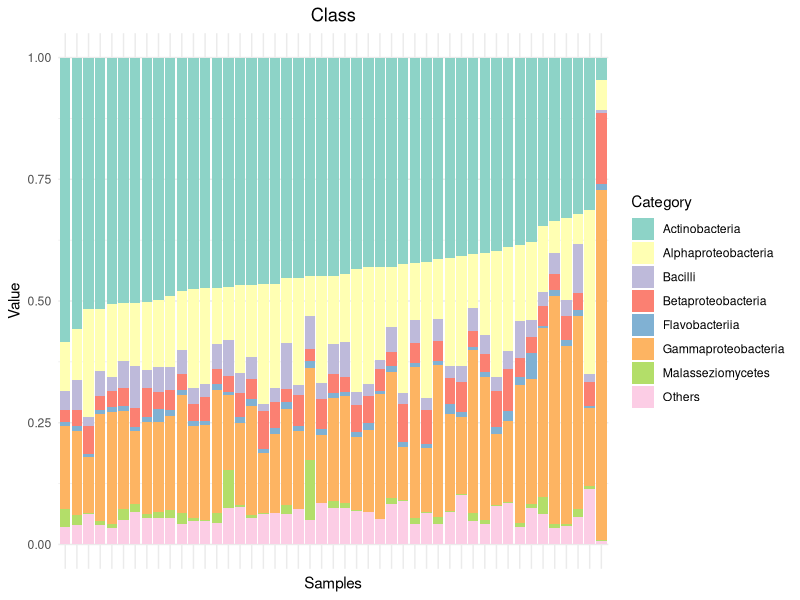

This figure's R source:
## ---- chunk 1
library(tidyverse)
library(ggplot2)
library(dplyr)
library(tidyr)
## ---- chunk 2

plot_maker_with_order = function (df, title, cat){
      # Pivot the data
      df_long <- pivot_longer(df, cols = -Samples, names_to = "Category", values_to = "Value")
      
      # Calculate the sum of "Proteobacteria" values for each sample
      sample_c <- df_long %>%
        filter(Category == cat) %>%
        group_by(Samples) %>%
        summarize(total_c = sum(Value))
      
      # Sort the samples based on their total "Proteobacteria" values in descending order
      sample_order <- sample_c %>%
        arrange(desc(total_c)) %>%
        pull(Samples)
      
      # Reorder the Samples factor in the df_long dataframe
      df_long$Samples <- factor(df_long$Samples, levels = sample_order)
      
      # Create the stacked bar plot
      pl = ggplot(df_long, aes(x = Samples, y = Value, fill = Category)) +
        geom_bar(stat = "identity") +
        scale_fill_brewer(palette = "Set3") +
        labs(x = "Samples", y = "Value", title = title) +
        theme_minimal() +
        theme(axis.text.x = element_blank(),
              axis.ticks.x = element_blank(),
              plot.title = element_text(hjust = 0.5))  # Centered title
      return (pl)
      
}

## ---- chunk 3
chennai <- read_csv("../results/relative_abundance/class_with_metadata.csv")
#chennai$Samples <- paste(chennai$Samples, 'X', sep = "_")
chennai <- chennai[, -which(names(chennai) == "select object/sampling place")]
plot = plot_maker_with_order(chennai, 'Class', 'Actinobacteria')

#ggsave("C:\\Users\\yuvar\\lab\\projects\\metasub\\github\\Chennai-MetaSUB\\images\\taxa_distribution\\Chennai_class.png", plot, dpi = 600)
ggsave("../../figures/Figure_2_B.png", plot, dpi = 600)
